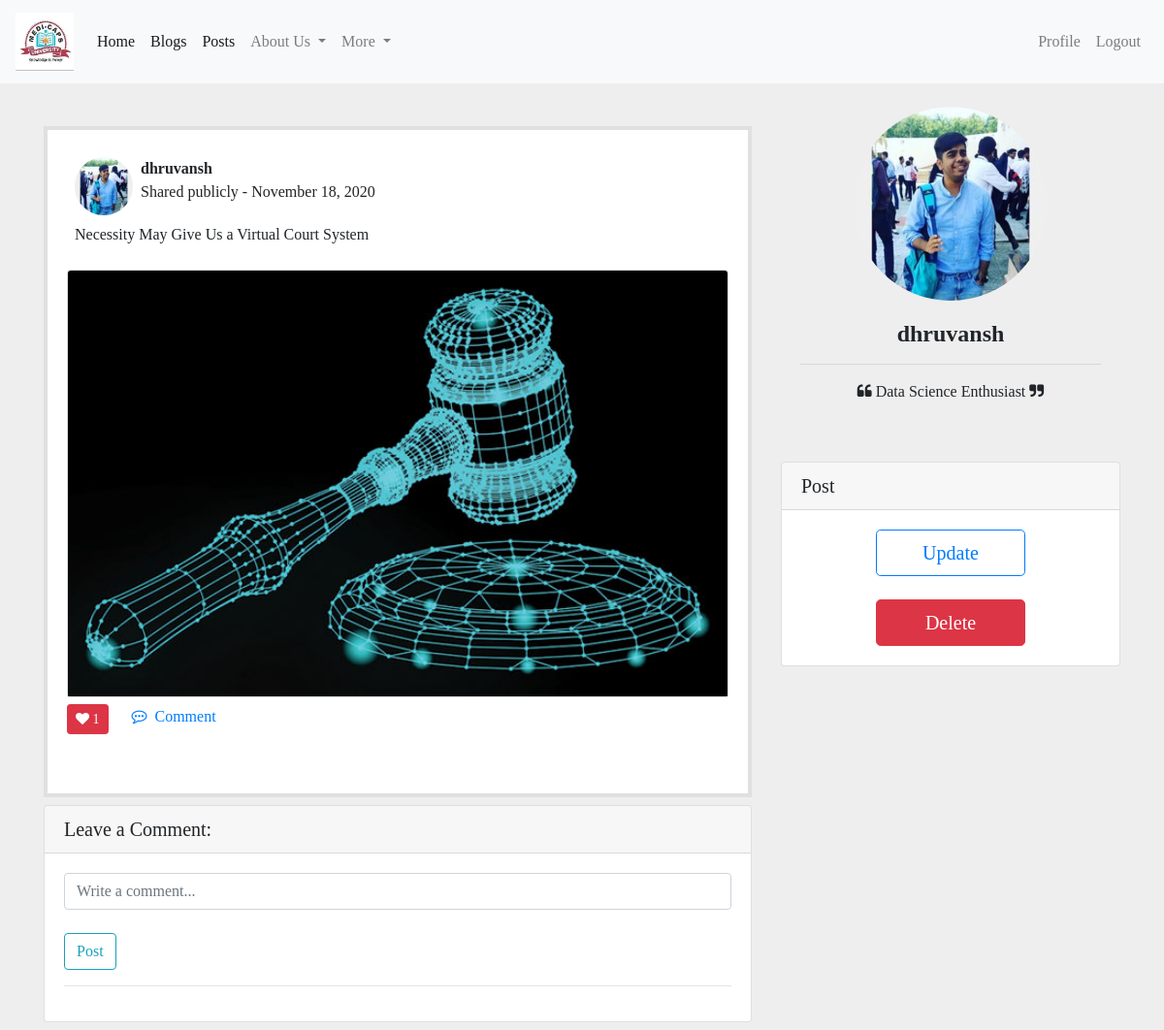
The app's page /posts/post/4/ (signed in) with its own data.
### post/models.py (models this page shows, shortened)
class Post(models.Model):
	pic = models.ImageField(upload_to='post_pic')
	caption = models.TextField(null=True, blank=True)
	date_posted = models.DateTimeField(default = timezone.now)
	author = models.ForeignKey(User, on_delete = models.CASCADE)

### user/models.py (models this page shows, shortened)
class Profile(models.Model):
	user = models.OneToOneField(User, on_delete=models.CASCADE)
	image = models.ImageField(default='default.png', upload_to='profile_pic')
	age = models.IntegerField(default = 18, validators = [MinValueValidator(18)])
	phone_number = models.CharField(validators = [RegexValidator("^0?[5-9]{1}\d{9}$")], max_length = 15, null = True, blank = True)
	bio = models.TextField(null = True, blank = True)
	address = models.TextField(max_length=200, null=True, blank=True)
	status = models.CharField(max_length=20, default='student', choices=(('Employee', 'Employee'), ('Freelancer', 'Freelancer'), ('Entreprenur', 'Entreprenur'), ('Student', 'Student'), ('Professor', 'Professor')))
	gender = models.CharField(max_length=20, default='male', choices=(('male', 'male'), ('female', 'female'), ('other', 'other')))

### post/views.py (the view)
# urls.py: path('post/<int:pk>/', PostDetailView.as_view(), name = 'post-detail'),
class PostDetailView(LoginRequiredMixin, DetailView):
	model = Post
	def get_context_data(self, **kwargs):
		context = {}
		o = self.get_object()
		o.liked = False
		ob = Post_upvote.objects.filter(post=o, upvote_by=self.request.user)
		if ob:
			o.liked = True
		upvotes = Post_upvote.objects.filter(post=o)
		o.upvote_count = upvotes.count()
		o.comments = Post_comment.objects.filter(post=o).order_by('-date_posted')
		context['post'] = o
		return context

### post/templates/post/post_detail.html (shortened to what this page needs)
{% extends "common/base.html" %}
{% load static %}
{% block style %}
<link rel="stylesheet" type="text/css" href="{% static 'common/customcss/index_style.css' %}">
{% endblock style %}
{% block content %}
    <div class="main-area">
    <br>
    <div class="container ">
        <div class="row">
            <div class="col-md-8">
                <div class="box">
                  <div class="d-flex flex-column fundraing-pojects comment-section">
                    <div class="bg-white p-2">
                      <div class="d-flex flex-row user-info">
                        <img
                          class="rounded-circle"
                          src="{{ post.author.profile.image.url }}"
                          width="60"
                          height="60"
                        />
                        <div class="d-flex flex-column justify-content-start ml-2">
                          <span class="d-block font-weight-bold name"
                            >{{ post.author }}</span
                          ><span class="date text-black-50"
                            >Shared publicly - {{ post.date_posted|date:"F d, Y" }}</span
                          >
                        </div>
                      </div>
                      <div class="mt-2">
                        <p class="comment-text">
                          {{ post.caption }}
                        </p>
                      </div>
                    </div>
                    <div class="card" style=" width: 45.3.3.5rem">
                      <img
                        src="{{ post.pic.url }}"
                        class="card-img-top"
                        alt="Post Unavailable"
                      />
                    </div>
                    <div class="bg-white">
                      <div class="d-flex flex-row fs-12">
                        {% if post.liked %}
                          <h2 class="mr-3"><a class="btn btn-danger btn-sm" href="{% url 'post-devote' post.id %}">
                            <i class="fa fa-heart"></i> {{ post.upvote_count }}</a></h2>
                        {% endif %}
                        <div class="like p-2 cursor">
                          <a href="{% url 'post-detail' post.id %}" class="">
                            <i class="fa fa-commenting-o"></i>
                            <span class="ml-1">Comment</span>
                          </a>
                        </div>
                      </div>
                    </div>
                  </div>
                <div class="card my-2">
                  <h5 class="card-header">Leave a Comment:</h5>
                  <div class="card-body">
                    <form action="{% url 'post-comment' post.id %}" method="POST">
                      <div class="form-group">
                        <input
                          type="text"
                          name="msg"
                          class="form-control"
                          rows="3"
                          placeholder="Write a comment...">
                        <br>
                        <button class="btn btn-outline-info" type="submit">Post</button>
                        <hr>
                      </div>
                    </form>
                  </div>
                  </div>
                </div>
            </div>
            <div class="col-md-4">
              <div class="text-center mx-auto">
                <img src="{{ post.author.profile.image.url }}" class="rounded-circle" width="200" height="200">
                <div class="card-body">
                    <h4 class="card-title font-weight-bold">{{ post.author }}</h4>
                    <hr>
                    <p>
                      <i class="fa fa-quote-left fa-x" ></i>
                        {{ post.author.profile.bio }}
                      <i class="fa fa-quote-right fa-x"></i>
                    </p>
                </div>
              </div>
                {% if post.author == user %}
                  <div class="card my-4">
                    <h5 class="card-header">Post</h5>
                    <div class="card-body" style="text-align: center">
                      <a
                        href="{% url 'post-update' post.id %}"
                        class="btn btn-outline-primary btn-lg"
                        role="button"
                        aria-pressed="true"
                        style="width: 50%"
                        >Update</a
                      >
                      <br><br>
                      <a
                        href="{% url 'post-delete' post.id %}"
                        class="btn btn-danger btn-lg"
                        role="button"
                        aria-pressed="true"
                        style="width: 50%"
                        >Delete</a
                      >
                    </div>
                  </div>
                {% endif %}
            </div>
        </div>
    </div>
</div>
{% endblock content %}

### common/static/common/customcss/index_style.css (style rules this page uses)
body { font-family: 'Playfair Display', serif!important; }
.main-area { background: #eeeeee; }
.fundraing-pojects { background-color: white; border: 4px #e0e0e0 solid; margin-top: 20px; padding: 20px; }

### records on screen
Post: author.profile.image (picture), author "dhruvansh", date_posted "November 18, 2020", caption "Necessity May Give Us a Virtual Court System", pic (picture), upvote_count "1", author.profile.bio "Data Science Enthusiast"
